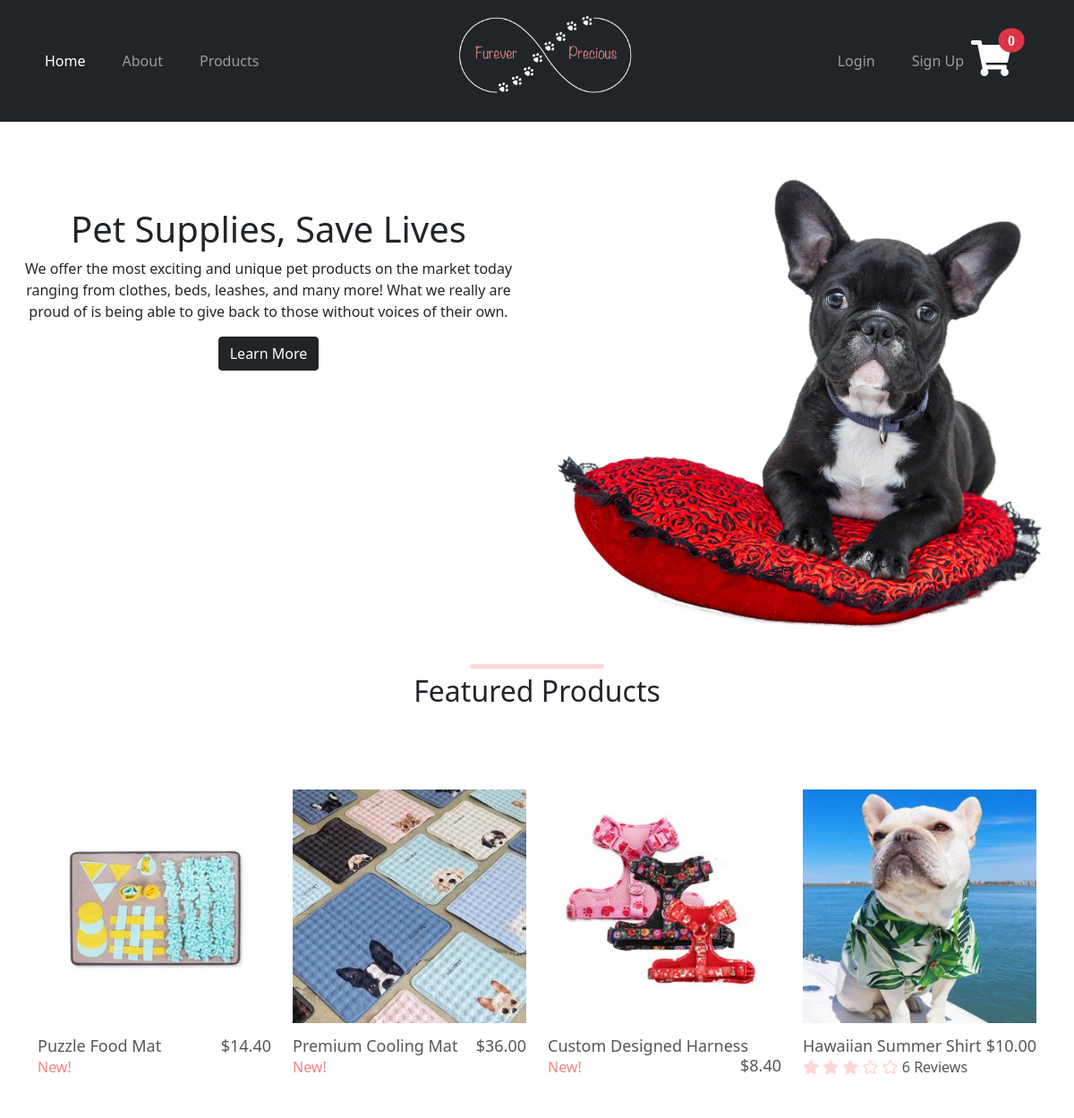
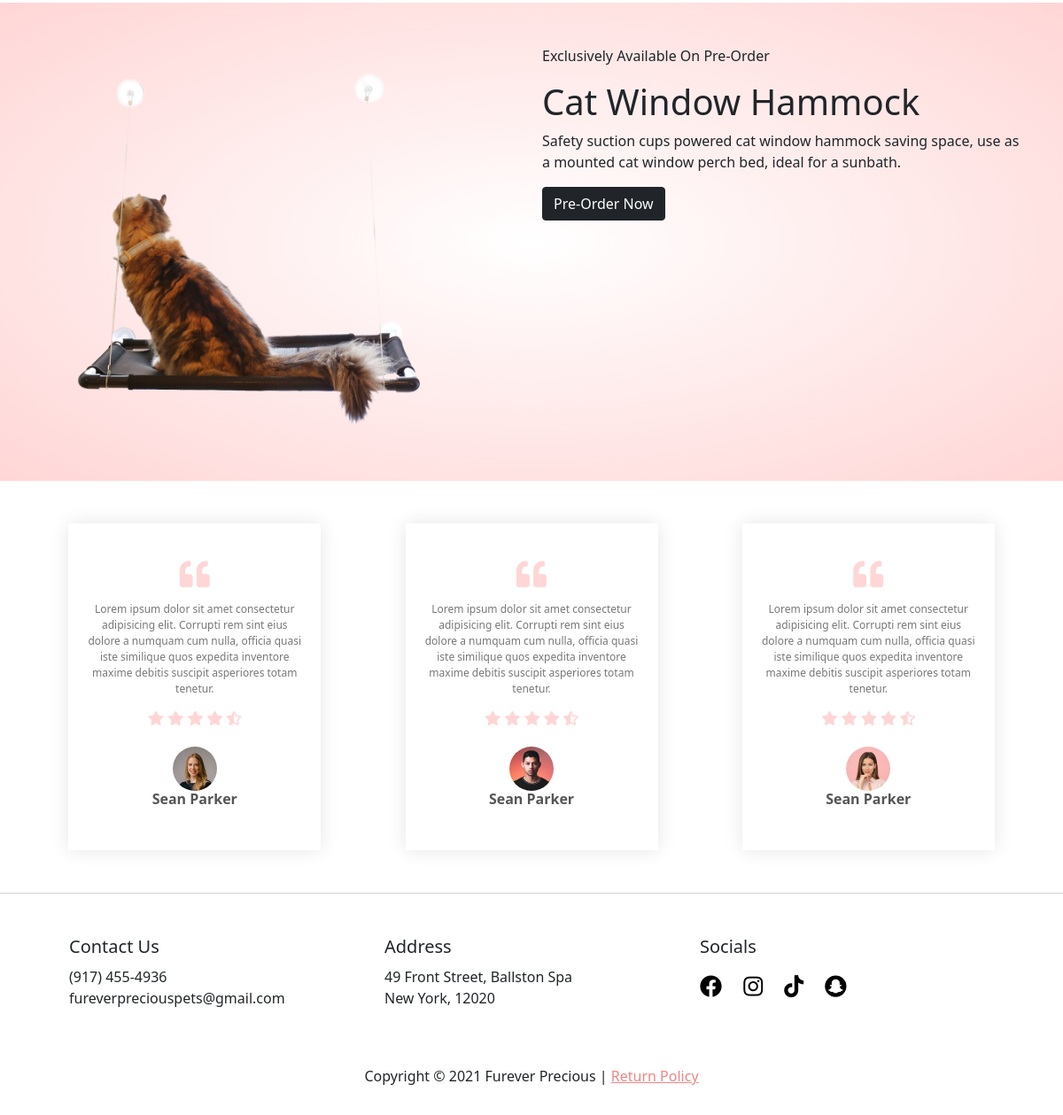
The page / on the database its author committed (2 pictures, top to bottom).
### store/models.py (models this page shows, shortened)
class Product(models.Model):
    VARIANTS = (
        ('None', 'None'),
        ('Size', 'Size'),
        ('Color', 'Color'),
        ('Size-Color', 'Size-Color')
    )
    name = models.CharField(max_length=255)
    price = models.DecimalField(max_digits=6, decimal_places=2)
    keyword = models.CharField(max_length=255)
    date_added = models.DateTimeField(default=timezone.now)
    image = models.ImageField(upload_to='products')
    description = RichTextUploadingField()
    variant = models.CharField(max_length=10, choices=VARIANTS, default='None')
    def image_tag(self):
        return mark_safe(f'<img src="{self.image.url}" height="50">')
    image_tag.short_description = "Product Image"
    def review_average(self):
        rating_dic = Review.objects.filter(product=self).aggregate(average_rating=Avg('rating'))
        rating = rating_dic['average_rating']
        if rating:
            rating_list = []
            for i in range(1, 6):
                if rating > i:
                    rating_list.append("fas fa-star")
                elif rating >= (i - 0.5):
                    rating_list.append('fas fa-star-half-alt')
                else:
                    rating_list.append('far fa-star')
            return rating_list
        else:
            return None
    def review_count(self):
        return Review.objects.filter(product=self).count()

### store/views.py (the view)
# urls.py: path('', views.home, name='store-home'),
def home(request):
    cart_items_total = cart_items(request)
    context = {
        'title': 'Home',
        'products': Product.objects.all(),
        'latest_products': Product.objects.order_by('-date_added')[:4],
        'cart_items_total': cart_items_total
    }
    return render(request, 'store/home.html', context)

### store/utils.py (called while the page is built)
def cart_items(request):
    cart_items_total = 0
    if  request.user.is_authenticated:
        cart = Cart.objects.filter(user=request.user)
        for items in cart:
            cart_items_total += items.quantity
    else:
        try:
            cookie_cart = json.loads(request.COOKIES['cart'])
        except:
            cookie_cart = {}
        for variants in cookie_cart.values():
            for variant in variants:
                cart_items_total += variant['quantity']
    return cart_items_total

### store/templates/store/home.html
{% extends "store/base.html" %}
{% load static %}
{% block content %}
    <div class="container-fluid text-center pt-5">
        <div class="row showcase">
            <div class="col-sm pt-5">
            <h1 class="fw-normal">Pet Supplies, Save Lives</h1>
                <p>We offer the most exciting and unique pet products on the market today ranging from clothes, beds, leashes, and many more!
                What we really are proud of is being able to give back to those without voices of their own.</p>
                <a href="" class="btn btn-dark">Learn More</a>
            </div>
            <div class="col">
                <img src="{% static 'store/images/showcase.png' %}" class="img-fluid" alt="">
            </div>
        </div>
    </div>
    <div class="container mb-5">
        <h2 class="title">Featured Products</h2>
        <div class="row">
            {% for product in latest_products %}
                <div class="col-md-6 col-lg-3 products">
                    <img src="{{ product.image.url }}" class="img-fluid" alt="">
                    <h2>{{ product.name }} <span class="price">${{ product.price }}</span></h2>
                    {% if product.review_average %}
                    <div class="rating">
                        {% for rating in product.review_average %}
                            <i class="{{ rating }}" aria-hidden="true"></i>
                        {% endfor %}
                        {{ product.review_count }} Review{{ product.review_count|pluralize }}
                    </div>
                    {% else %}
                        <span class="pink">New!</span>
                    {% endif %}
                </div>
            {% endfor %}
        </div>
    </div>
    <div class="container-fluid">
        <div class="row bg-pink">
            <div class="col-sm">
                <img src="{% static 'store/images/hammock.png' %}" class="img-fluid p-5" alt="">
            </div>
            <div class="col pt-5 p-5">
                <p>Exclusively Available On Pre-Order</p>
                <h1>Cat Window Hammock</h1>
                <p>Safety suction cups powered cat window hammock saving space, use as a mounted cat window perch bed, ideal for a sunbath.</p>
                <a href="" class="btn btn-dark">Pre-Order Now</a>
            </div>
        </div>
    </div>
        <div class="container-lg py-5">
            <div class="row justify-content-evenly p-5 p-sm-0">
                <div class="col-md-3 testimonial">
                    <i class="fa fa-quote-left"></i>
                    <p>Lorem ipsum dolor sit amet consectetur adipisicing elit. Corrupti rem sint eius dolore a numquam cum nulla, officia quasi iste similique quos expedita inventore maxime debitis suscipit asperiores totam tenetur.</p>
                    <div class="rating">
                        <i class="fas fa-star" aria-hidden="true"></i>
                        <i class="fas fa-star" aria-hidden="true"></i>
                        <i class="fas fa-star" aria-hidden="true"></i>
                        <i class="fas fa-star" aria-hidden="true"></i>
                        <i class="fas fa-star-half-alt"></i>
                    </div>
                    <img src="{% static 'store/images/user-1.png' %}" alt="">
                    <h3>Sean Parker</h3>
                </div>
                <div class="col-md-3 m-5 my-sm-0 testimonial">
                    <i class="fa fa-quote-left"></i>
                    <p>Lorem ipsum dolor sit amet consectetur adipisicing elit. Corrupti rem sint eius dolore a numquam cum nulla, officia quasi iste similique quos expedita inventore maxime debitis suscipit asperiores totam tenetur.</p>
                    <div class="rating">
                        <i class="fas fa-star" aria-hidden="true"></i>
                        <i class="fas fa-star" aria-hidden="true"></i>
                        <i class="fas fa-star" aria-hidden="true"></i>
                        <i class="fas fa-star" aria-hidden="true"></i>
                        <i class="fas fa-star-half-alt"></i>
                    </div>
                    <img src="{% static 'store/images/user-2.png' %}" alt="">
                    <h3>Sean Parker</h3>
                </div>
                <div class="col-md-3 testimonial">
                    <i class="fa fa-quote-left"></i>
                    <p>Lorem ipsum dolor sit amet consectetur adipisicing elit. Corrupti rem sint eius dolore a numquam cum nulla, officia quasi iste similique quos expedita inventore maxime debitis suscipit asperiores totam tenetur.</p>
                    <div class="rating">
                        <i class="fas fa-star" aria-hidden="true"></i>
                        <i class="fas fa-star" aria-hidden="true"></i>
                        <i class="fas fa-star" aria-hidden="true"></i>
                        <i class="fas fa-star" aria-hidden="true"></i>
                        <i class="fas fa-star-half-alt"></i>
                    </div>
                    <img src="{% static 'store/images/user-3.png' %}" alt="">
                    <h3>Sean Parker</h3>
                </div>
            </div>
        </div>
{% endblock content %}

### store/static/store/style.css (style rules this page uses)
a { transition: all .2s ease-in; color: #f08585; }
.bg-pink { background: radial-gradient(#fff, #ffd6d6); }
.pink { color: #f08585; }
.products { cursor: pointer; transition: transform 0.5s; color: #555; font-weight: lighter; }
.products h2 { margin: 0; margin-top: 15px; font-weight: lighter; font-size: 18px; }
.price { float: right; }
.rating i { color: #ffd6d6; }
.title { text-align: center; margin: 20px 0px 80px 0px; position: relative; line-height: 60px; font-weight: 300; }
.title::after { content: ''; background: #ffd6d6; width: 150px; height: 5px; border-radius: 5px; position: absolute; bottom: 10; left: 50%; transform:translateX(-50%); }
.fa-quote-left { font-size: 34px; color: #ffd6d6; }
.testimonial { text-align: center; padding: 40px 20px; box-shadow: 0 0 20px 0px rgba(0,0,0,0.1); cursor: pointer; transition: transform 0.5s; }
.testimonial h3 { font-weight: 600; color: #555; font-size: 16px; }
.testimonial p { font-size: 12px; margin: 12px 0; color: #777; }
.testimonial img { width: 50px; margin-top: 20px; border-radius: 50%; }

### rows shown on the page
Product: image (picture), name "Puzzle Food Mat", price "14.40", shows "New!"
Product: image (picture), name "Premium Cooling Mat", price "36.00", shows "New!"
Product: image (picture), name "Custom Designed Harness", price "8.40", shows "New!"
Product: image (picture), name "Hawaiian Summer Shirt", price "10.00", review_count "6"

### other values the page prints
{{ cart_items_total }} "0"
